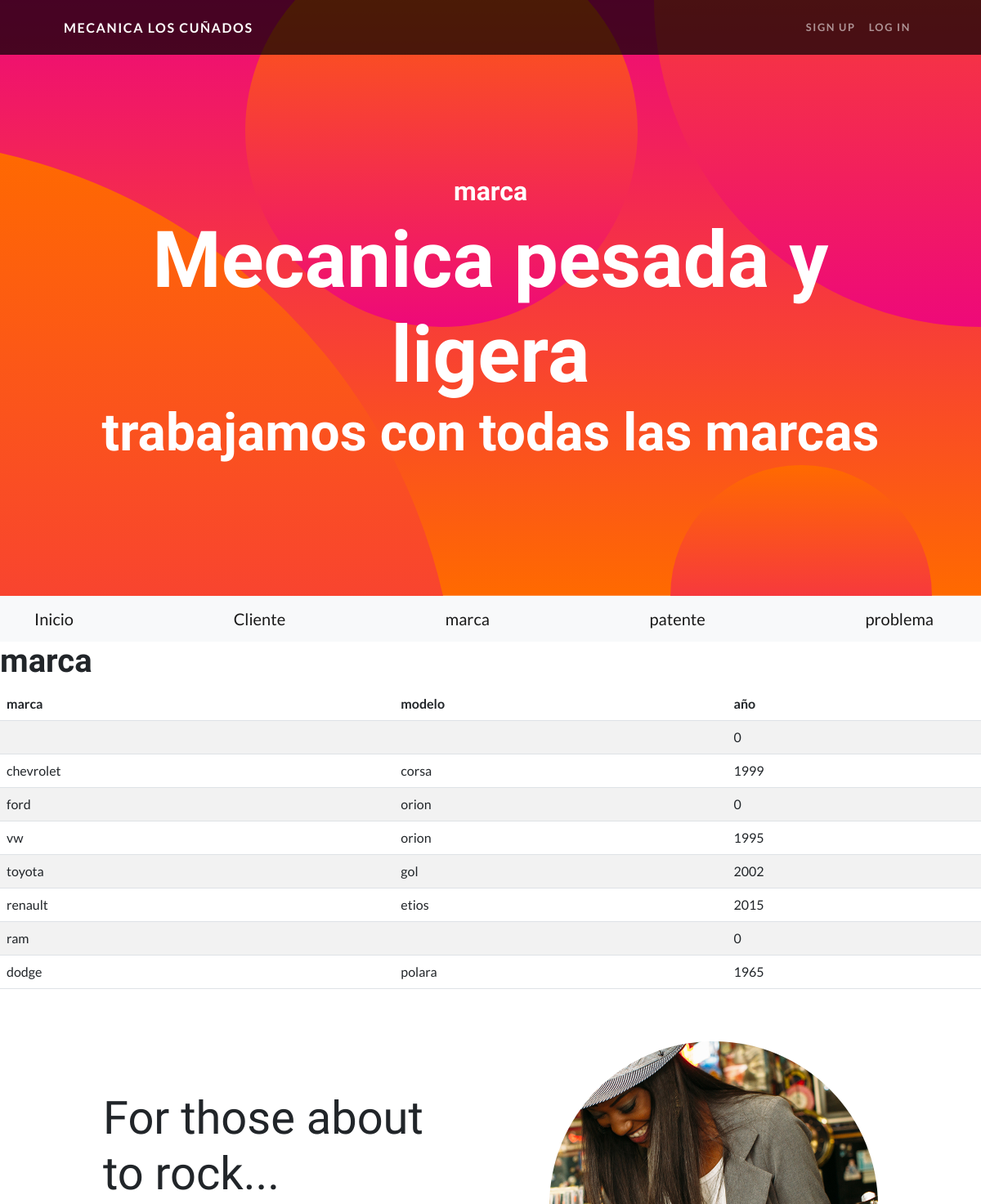
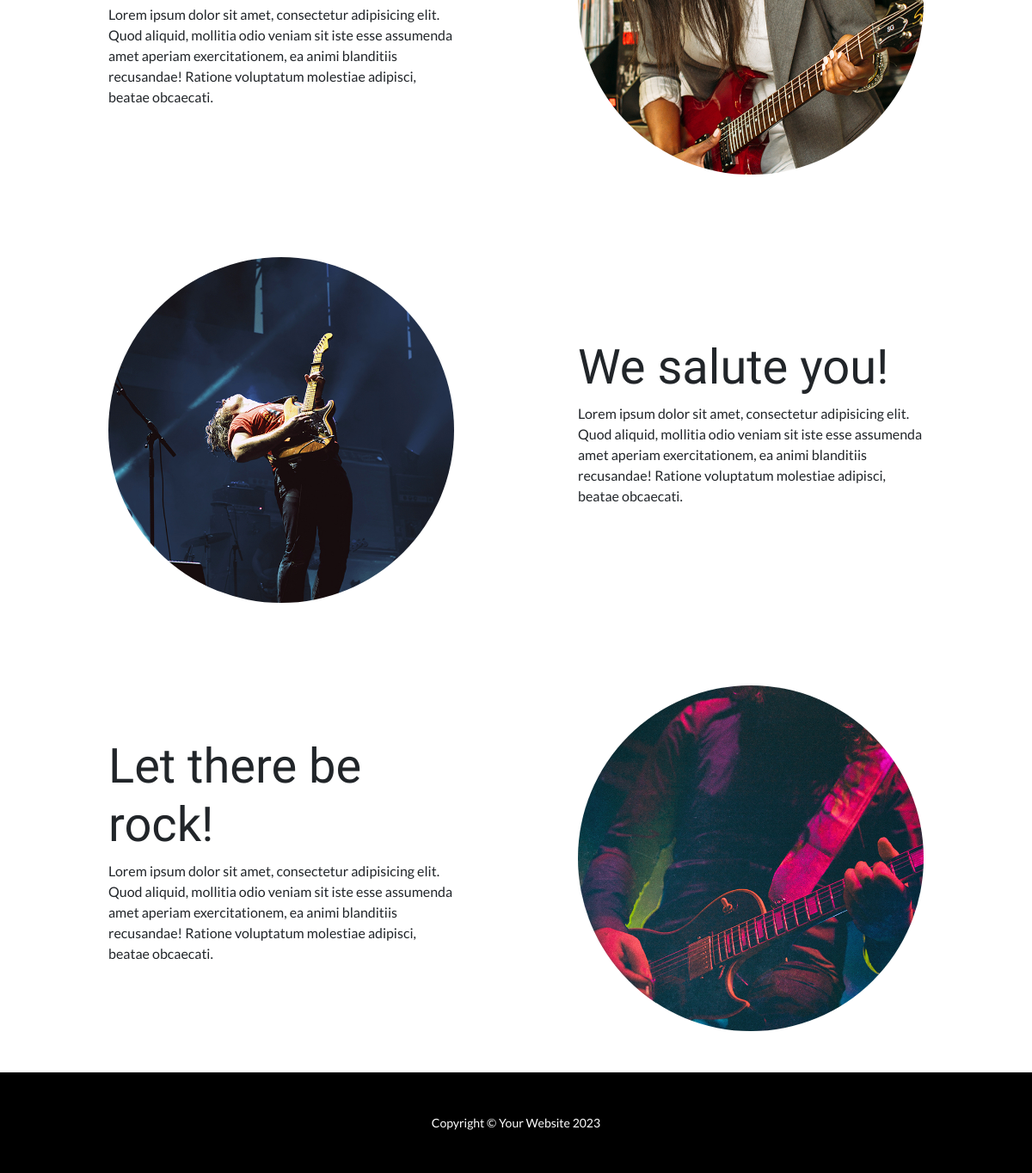
The app's page /marca/ with its own data (2 pictures, top to bottom).
### aplicacion/models.py (models this page shows, shortened)
class Marca(models.Model):
    marca = models.CharField(max_length=50)
    modelo = models.CharField(max_length=50)
    año = models.IntegerField()

### aplicacion/views.py (the view)
# urls.py: path('marca/', marcas, name="marca"),
def marcas(request):
    contexto = {'marcas': Marca.objects.all()}
    return render(request, "aplicacion/marca.html", contexto)

### aplicacion/templates/aplicacion/marca.html
{% extends 'aplicacion/base.html' %}
{% load static %}
{% block titulo %}
    marca
{% endblock titulo %}
{% block contenido %}
<h1>marca</h1>
<table class="table table-striped">
    <thead>
        <tr>
            <th>marca</th>
            <th>modelo</th>
            <th>año</th>
        </tr>
    </thead>
    <tbody>
{% for c in marcas  %}
        <tr>
            <td>{{ c.marca }}</td>
            <td>{{ c.modelo }}</td>
            <td>{{ c.año }}</td>
        </tr>
{% endfor %}
    </tbody>
</table>
{% endblock contenido %}

### records on screen
Marca: año "0"
Marca: marca "chevrolet", modelo "corsa", año "1999"
Marca: marca "ford", modelo "orion", año "0"
Marca: marca "vw", modelo "orion", año "1995"
Marca: marca "toyota", modelo "gol", año "2002"
Marca: marca "renault", modelo "etios", año "2015"
Marca: marca "ram", año "0"
Marca: marca "dodge", modelo "polara", año "1965"
